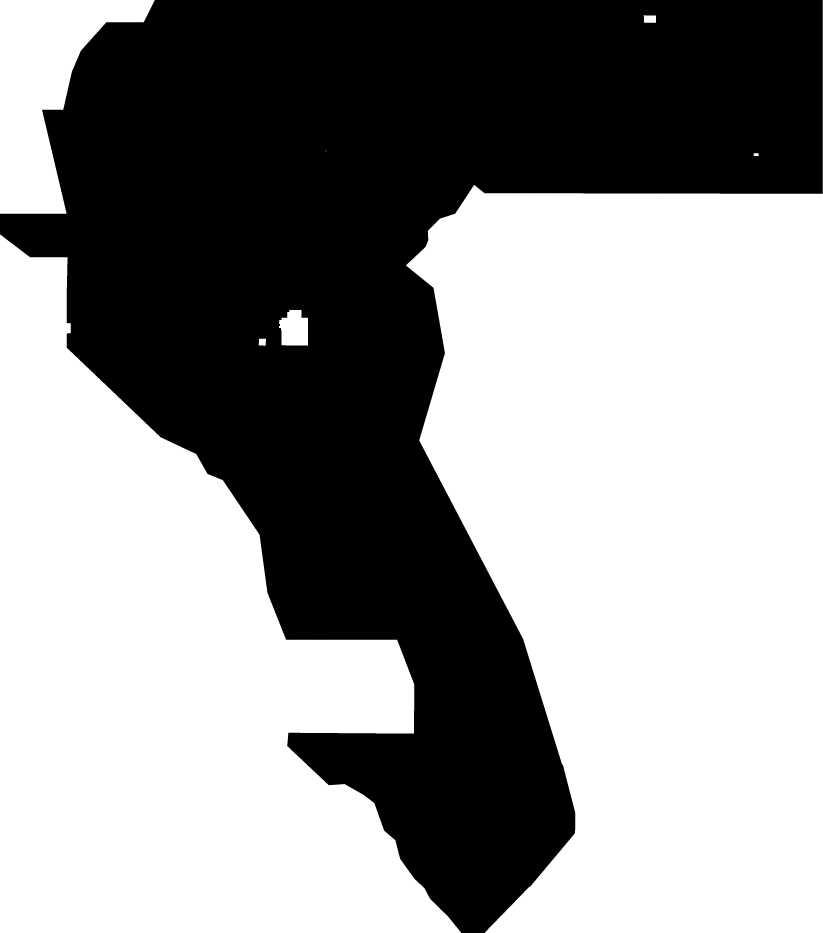
#> input picture data/bridge/existing_faults.tif, 3292 x 3730 px (shown at 1/4 size); its folder holds only this picture in this run
$ python -i gsc.py   (imports and definitions only)
#> lines starting #> are read from the running program, lines starting #| are printed output that depends on the picture
#> further down, picture is the input picture: shape (3730, 3292); min 0, max 255, mean 147.7
"""H78-GSC: Domain-Residualized Multi-Physics Geothermal-Structural Confluence.

Streaming memory-lean implementation (< 650 MB peak RAM in swapless 3.8 GiB cgroup,
~25 s full feature build for 5,172,533 valid cells).
"""
from __future__ import annotations

import gc
import json
from pathlib import Path

import numpy as np
import rasterio
from scipy import ndimage as ndi

from .data import BAND_NAMES, PROC, ROOT, load_stack
from .pipeline import drop_file_cache
from .strike import strike_field

EXT_DIR = ROOT / ".cache" / "gems_data" / "external"
STATIC_PATH = PROC / "gsc_static_fp.npy"
STATIC_META = PROC / "gsc_static_fp.json"
AUX_GRIDS_PATH = PROC / "gsc_aux_grids.npz"


# [34 lines left out: functions g_fill, grad_mag, not called in this run]


def hessian_eigs(arr: np.ndarray, sigma: float = 2.0) -> tuple[np.ndarray, np.ndarray]:
#> called with sigma = 2
    a = np.asarray(arr, dtype=np.float32)
    s2 = np.float32(sigma * sigma)
    gxx = ndi.gaussian_filter(a, sigma, order=(0, 2), mode="nearest") * s2
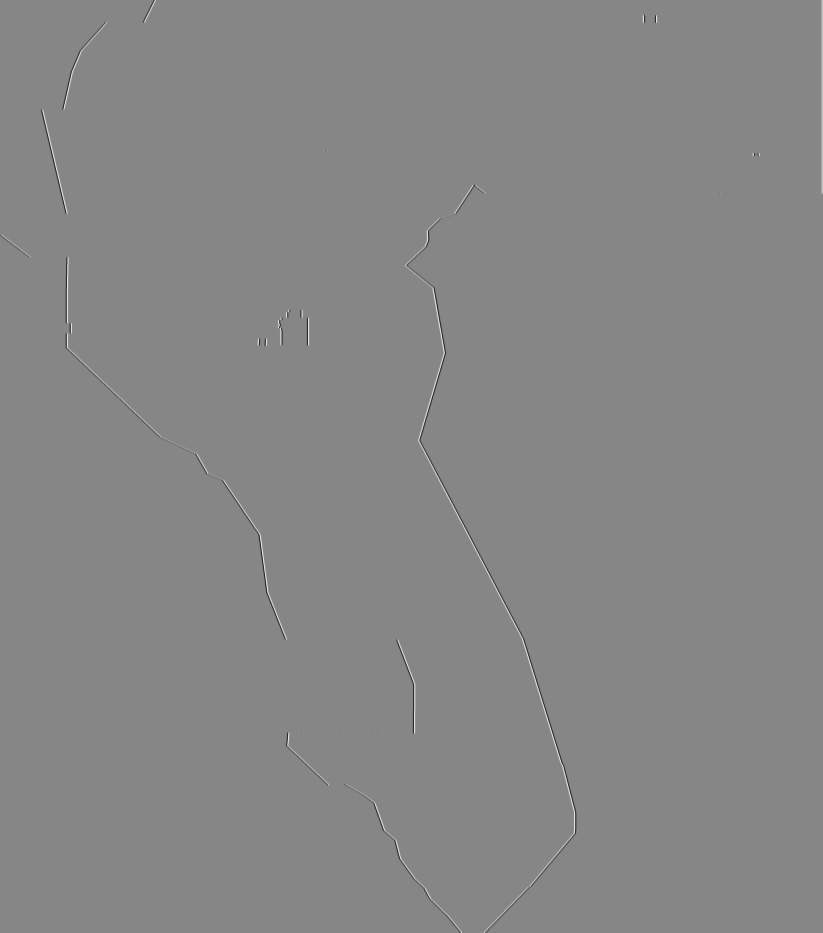
#> gxx: shape (3730, 3292) float32 (shown at 1/4 size); min -65.75, max 59.14, mean 0; drawn with min black and max white
    gyy = ndi.gaussian_filter(a, sigma, order=(2, 0), mode="nearest") * s2
    gxy = ndi.gaussian_filter(a, sigma, order=(1, 1), mode="nearest") * s2
    half_tr = 0.5 * (gxx + gyy)
    disc = np.sqrt((0.5 * (gxx - gyy)) ** 2 + gxy * gxy)
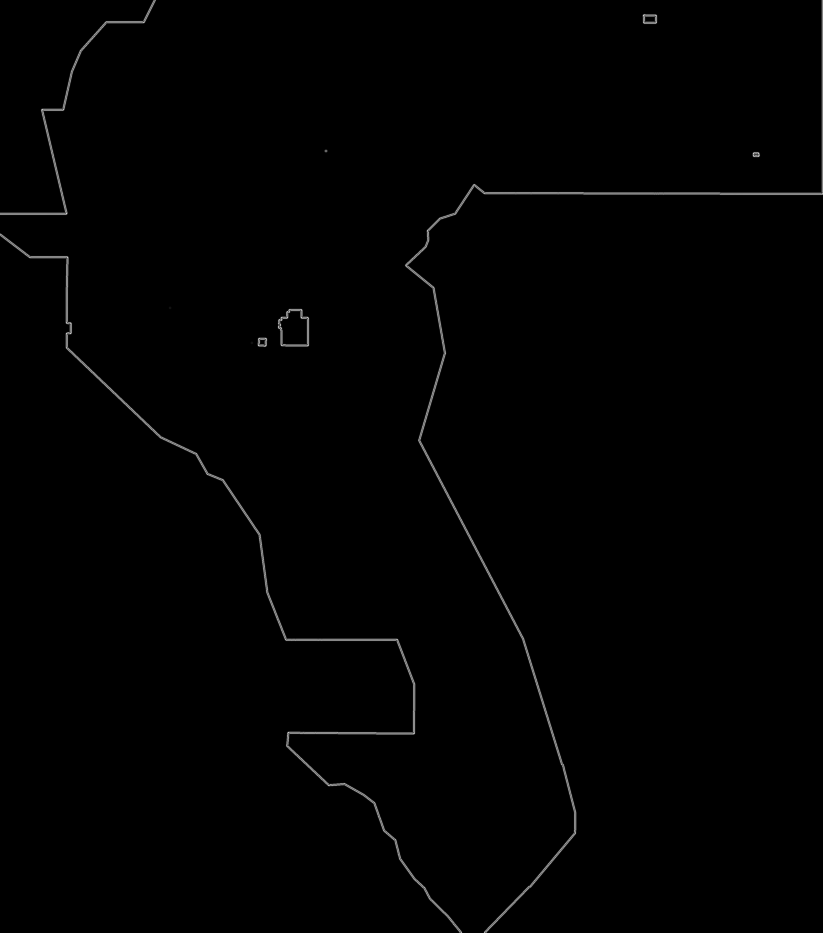
#> disc: shape (3730, 3292) float32 (shown at 1/4 size); min 0, max 40.91, mean 0.2; drawn with min black and max white
    return (half_tr - disc).astype(np.float32), (half_tr + disc).astype(np.float32)


# [393 lines left out: functions steered_derivs, rank_on_mask, structure_tensor_normal, build_static_feature_bank, compute_pure_phys_steered_features, compute_fold_structural_features, not called in this run]

>>> import cv2
>>> picture = cv2.imread('../../data/bridge/existing_faults.tif', cv2.IMREAD_GRAYSCALE)
>>> result = hessian_eigs(picture)
